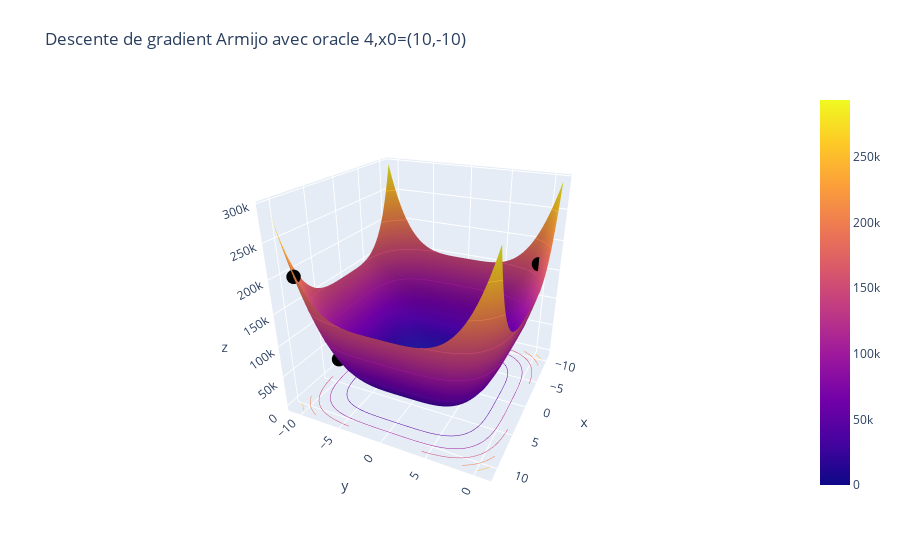

This figure's notebook cell:
### Code cell
visualisation(oracle_4,-11,11,np.array(Listes["Armijo,oracle 4"]),'Descente de gradient Armijo avec oracle 4,x0=(10,-10)')
